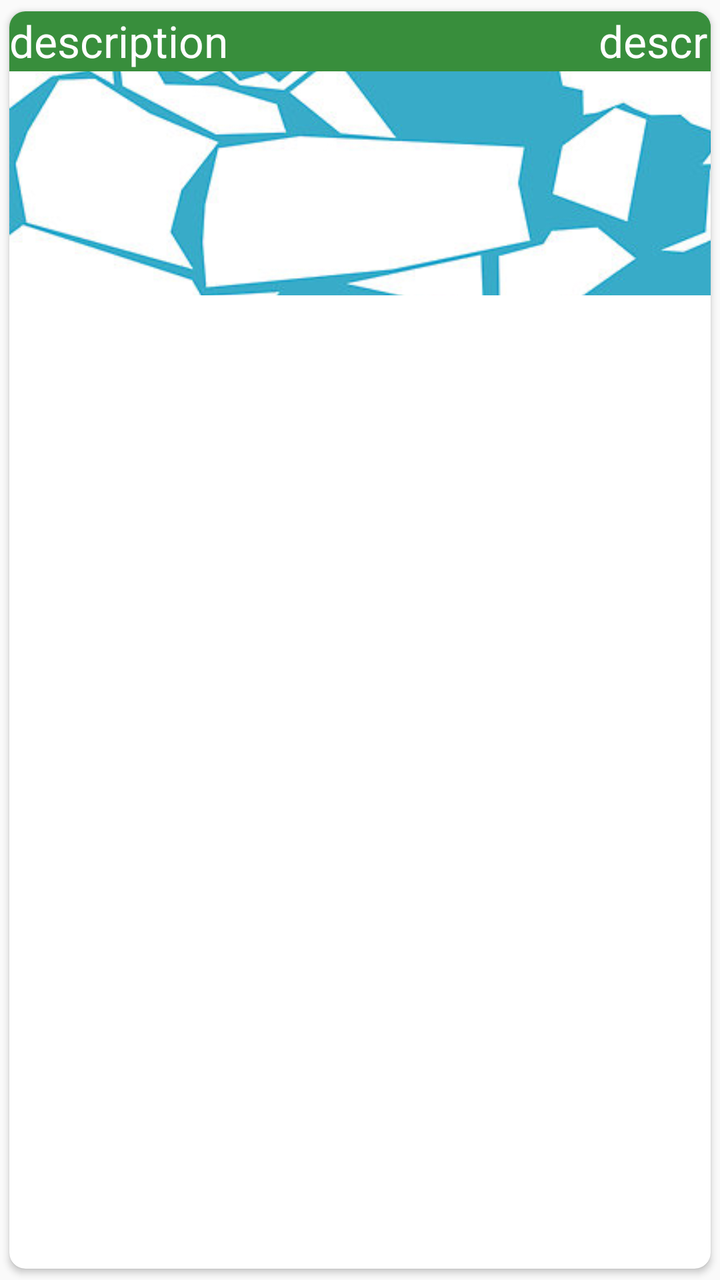
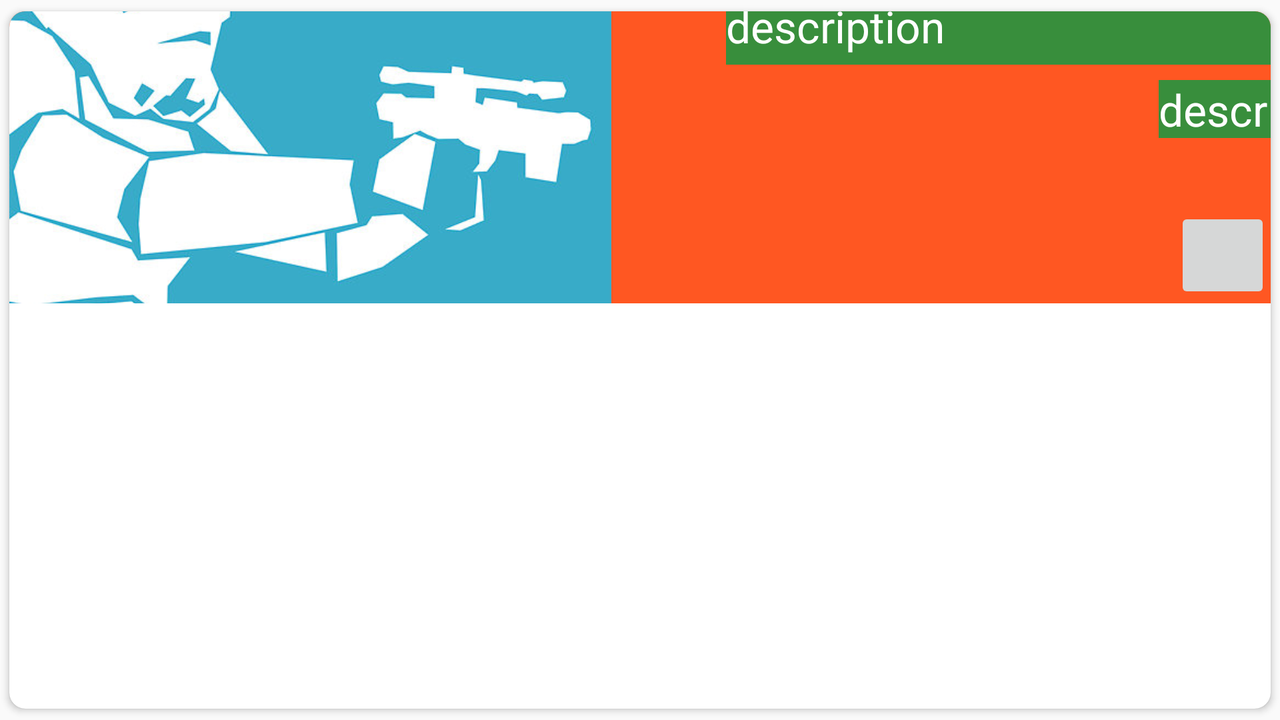

First picture: res/layout/ on a phone held upright. Second picture: the repository's own variant of that layout, on a device whose configuration matches the variant's folder. Source for both follows.
<!-- AndroidManifest.xml: application theme AppTheme -->
<!-- res/layout/fragment_restaurant_item.xml -->
<?xml version="1.0" encoding="utf-8"?>
<android.support.v7.widget.CardView
    xmlns:android="http://schemas.android.com/apk/res/android"
    xmlns:card_view="http://schemas.android.com/apk/res-auto"
    xmlns:tools="http://schemas.android.com/tools"
    android:id="@+id/card_view"
    android:layout_width="match_parent"
    android:layout_height="wrap_content"
    android:layout_marginBottom="16dp"
    card_view:cardCornerRadius="8dp"
    card_view:cardUseCompatPadding="true">
        <android.support.constraint.ConstraintLayout
            android:layout_width="match_parent"
            android:layout_height="match_parent">
        <ImageView
            android:id="@+id/restaurantImage"
            android:layout_width="450dp"
            android:layout_height="142dp"
            android:scaleType="centerCrop"
            android:src="@drawable/mainbg"
            tools:layout_editor_absoluteY="1dp"
            tools:layout_editor_absoluteX="0dp" />

        <TextView
            android:id="@+id/restaurantName"
            android:layout_width="400dp"
            android:layout_height="30dp"
            android:layout_alignParentLeft="true"
            android:layout_alignParentTop="true"
            android:background="@color/colorPrimaryDark"
            android:text="description"
            android:textAppearance="@style/TextAppearance.AppCompat.Large"
            android:textColor="@color/icons"
            />
        <TextView
            android:id="@+id/restaurantRating"
            android:layout_width="56dp"
            android:layout_height="29dp"
            android:layout_alignParentRight="true"
            android:layout_alignParentTop="true"
            android:background="@color/colorPrimaryDark"
            android:text="description"
            android:textAppearance="@style/TextAppearance.AppCompat.Large"
            android:textColor="@color/icons"
            android:layout_marginRight="0dp"
            card_view:layout_constraintRight_toRightOf="parent"
            tools:layout_editor_absoluteX="291dp"/>
        </android.support.constraint.ConstraintLayout>
</android.support.v7.widget.CardView>
<!-- resources referenced by this layout -->
<resources>
  <color name="colorPrimaryDark">#388e3c</color>
  <color name="icons">#FFFFFF</color>
  <!-- drawable mainbg: jpg bitmap (drawable, 36194 bytes) -->
  <style name="AppTheme" parent="Theme.AppCompat.Light.DarkActionBar">
          
          <item name="colorPrimary">
              @color/colorPrimary
          </item>
          <item name="colorPrimaryDark">
              @color/colorPrimaryDark
          </item>
          <item name="colorAccent">
              @color/colorAccent
          </item>
      </style>
  <color name="colorPrimary">#4CAF50</color>
  <color name="colorAccent">#ff5722</color>
</resources>
<!-- res/layout-land/fragment_restaurant_item.xml (the author's variant of the layout above) -->
<!-- drawn on the phone turned sideways -->
<?xml version="1.0" encoding="utf-8"?>
<android.support.v7.widget.CardView
    xmlns:android="http://schemas.android.com/apk/res/android"
    xmlns:card_view="http://schemas.android.com/apk/res-auto"
    xmlns:tools="http://schemas.android.com/tools"
    android:id="@+id/card_view"
    android:layout_width="match_parent"
    android:layout_height="wrap_content"
    android:layout_marginBottom="16dp"
    card_view:cardCornerRadius="8dp"
    card_view:cardUseCompatPadding="true">
    <android.support.constraint.ConstraintLayout
        android:layout_width="match_parent"
        android:layout_height="146dp"
        android:background="@color/colorAccent">
        <ImageView
            android:id="@+id/restaurantImage"
            android:layout_width="301dp"
            android:layout_height="153dp"
            android:scaleType="centerCrop"
            android:src="@drawable/mainbg"
            android:layout_marginLeft="0dp"
            card_view:layout_constraintLeft_toLeftOf="parent"
            tools:layout_editor_absoluteY="0dp" />

        <View android:background="@color/colorAccent"
            android:layout_width="4dp"
            android:layout_height="wrap_content"
            tools:layout_editor_absoluteY="0dp"
            android:layout_marginRight="8dp"
            card_view:layout_constraintRight_toRightOf="parent"
            card_view:layout_constraintLeft_toRightOf="@+id/restaurantImage"
            android:layout_marginLeft="0dp"
            card_view:layout_constraintHorizontal_bias="0.0" />

        <TextView
            android:id="@+id/restaurantName"
            android:layout_width="278dp"
            android:layout_height="34dp"
            android:layout_alignParentLeft="true"
            android:layout_alignParentTop="true"
            android:background="@color/colorPrimaryDark"
            android:text="description"
            android:textAppearance="@style/TextAppearance.AppCompat.Large"
            android:textColor="@color/icons"
            android:layout_marginRight="-6dp"
            card_view:layout_constraintRight_toRightOf="parent"
            card_view:layout_constraintTop_toTopOf="parent"
            android:layout_marginTop="-8dp"
            tools:layout_editor_absoluteX="305dp" />
        <TextView
            android:id="@+id/restaurantRating"
            android:layout_width="56dp"
            android:layout_height="29dp"
            android:layout_alignParentRight="true"
            android:layout_alignParentTop="true"
            android:background="@color/colorPrimaryDark"
            android:text="description"
            android:textAppearance="@style/TextAppearance.AppCompat.Large"
            android:textColor="@color/icons"
            android:layout_marginRight="0dp"
            card_view:layout_constraintRight_toRightOf="parent"
            card_view:layout_constraintBottom_toBottomOf="parent"
            android:layout_marginBottom="69dp"
            android:layout_marginTop="8dp"
            card_view:layout_constraintTop_toBottomOf="@+id/restaurantName"
            card_view:layout_constraintVertical_bias="0.0" />
        <ImageButton
            android:layout_width="48dp"
            android:layout_height="48dp"
            android:id="@+id/mapButton"
            android:src="@drawable/ic_location_searching_white_24dp"
            card_view:layout_constraintLeft_toLeftOf="parent"
            card_view:layout_constraintBottom_toBottomOf="parent"
            android:layout_marginLeft="519dp"
            android:layout_marginBottom="0dp"
            android:layout_marginRight="0dp"
            card_view:layout_constraintRight_toRightOf="parent"
            card_view:layout_constraintHorizontal_bias="1.0" />
    </android.support.constraint.ConstraintLayout>
</android.support.v7.widget.CardView>
<!-- resources referenced by the variant -->
<!-- as the phone turned sideways resolves them -->
<resources>
  <color name="colorAccent">#ff5722</color>
  <color name="colorPrimaryDark">#388e3c</color>
  <color name="icons">#FFFFFF</color>
  <!-- drawable mainbg: jpg bitmap (drawable, 36194 bytes) -->
  <style name="AppTheme" parent="Theme.AppCompat.Light.DarkActionBar">
          
          <item name="colorPrimary">
              @color/colorPrimary
          </item>
          <item name="colorPrimaryDark">
              @color/colorPrimaryDark
          </item>
          <item name="colorAccent">
              @color/colorAccent
          </item>
      </style>
  <color name="colorPrimary">#4CAF50</color>
</resources>
